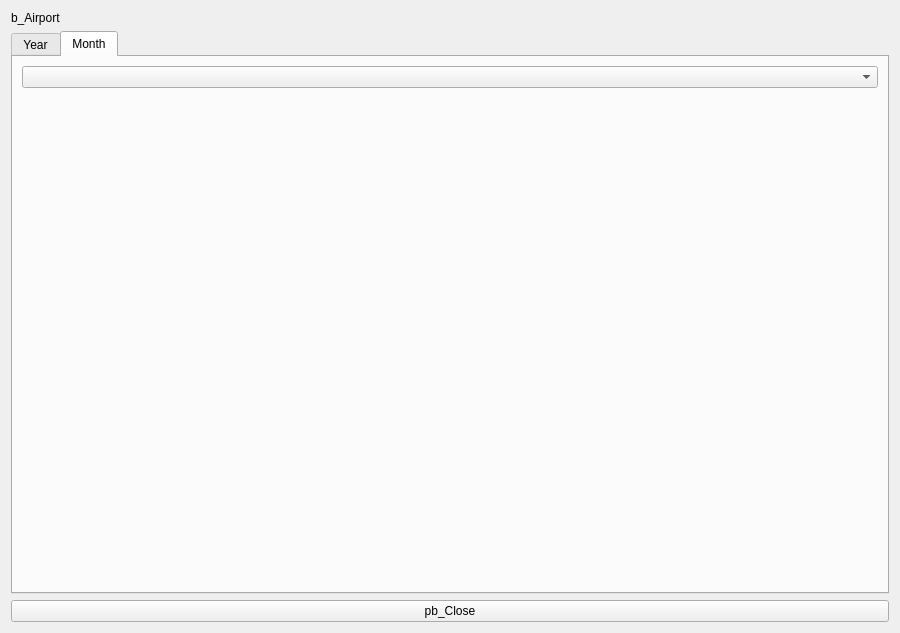
<?xml version="1.0" encoding="UTF-8"?>
<ui version="4.0">
 <class>AirportStatistic</class>
 <widget class="QWidget" name="AirportStatistic">
  <property name="geometry">
   <rect>
    <x>0</x>
    <y>0</y>
    <width>900</width>
    <height>633</height>
   </rect>
  </property>
  <property name="windowTitle">
   <string>Airport statistic</string>
  </property>
  <layout class="QGridLayout" name="gridLayout_2">
   <item row="0" column="1">
    <widget class="QLabel" name="lb_Airport">
     <property name="text">
      <string>b_Airport</string>
     </property>
    </widget>
   </item>
   <item row="1" column="1">
    <widget class="QTabWidget" name="tabWidget">
     <property name="currentIndex">
      <number>1</number>
     </property>
     <widget class="QWidget" name="tab_Year">
      <attribute name="title">
       <string>Year</string>
      </attribute>
      <layout class="QGridLayout" name="gridLayout_3">
       <item row="1" column="0">
        <widget class="QWidget" name="wid_YearChart" native="true"/>
       </item>
      </layout>
     </widget>
     <widget class="QWidget" name="tab_Month">
      <attribute name="title">
       <string>Month</string>
      </attribute>
      <layout class="QGridLayout" name="gridLayout">
       <item row="0" column="0">
        <widget class="QComboBox" name="cb_Months"/>
       </item>
       <item row="1" column="0">
        <widget class="QWidget" name="wid_MonthChart" native="true"/>
       </item>
      </layout>
     </widget>
    </widget>
   </item>
   <item row="2" column="1">
    <widget class="QPushButton" name="pb_Close">
     <property name="text">
      <string>pb_Close</string>
     </property>
    </widget>
   </item>
  </layout>
 </widget>
 <resources/>
 <connections/>
</ui>
